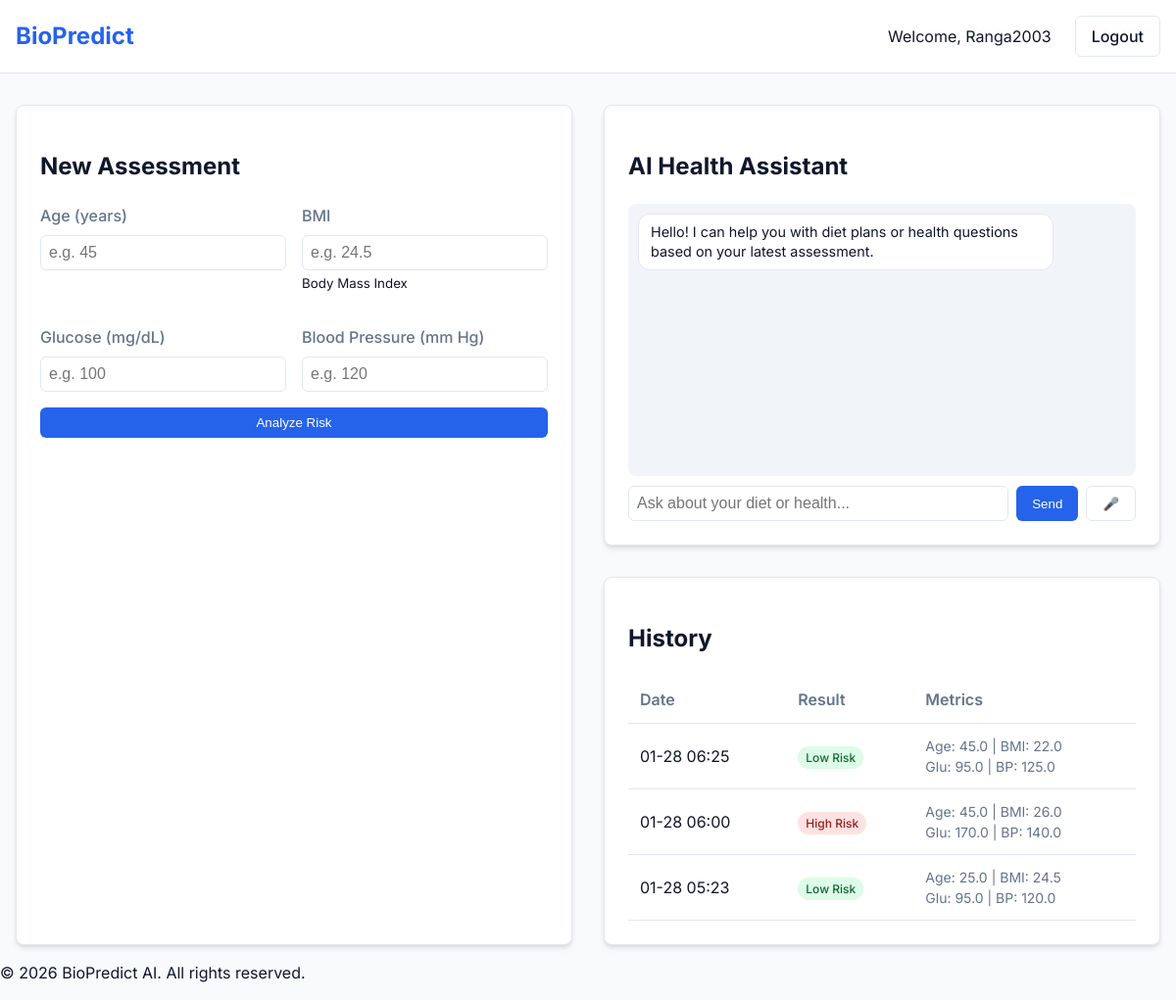
Page /dashboard (signed in) on the earlier database version.
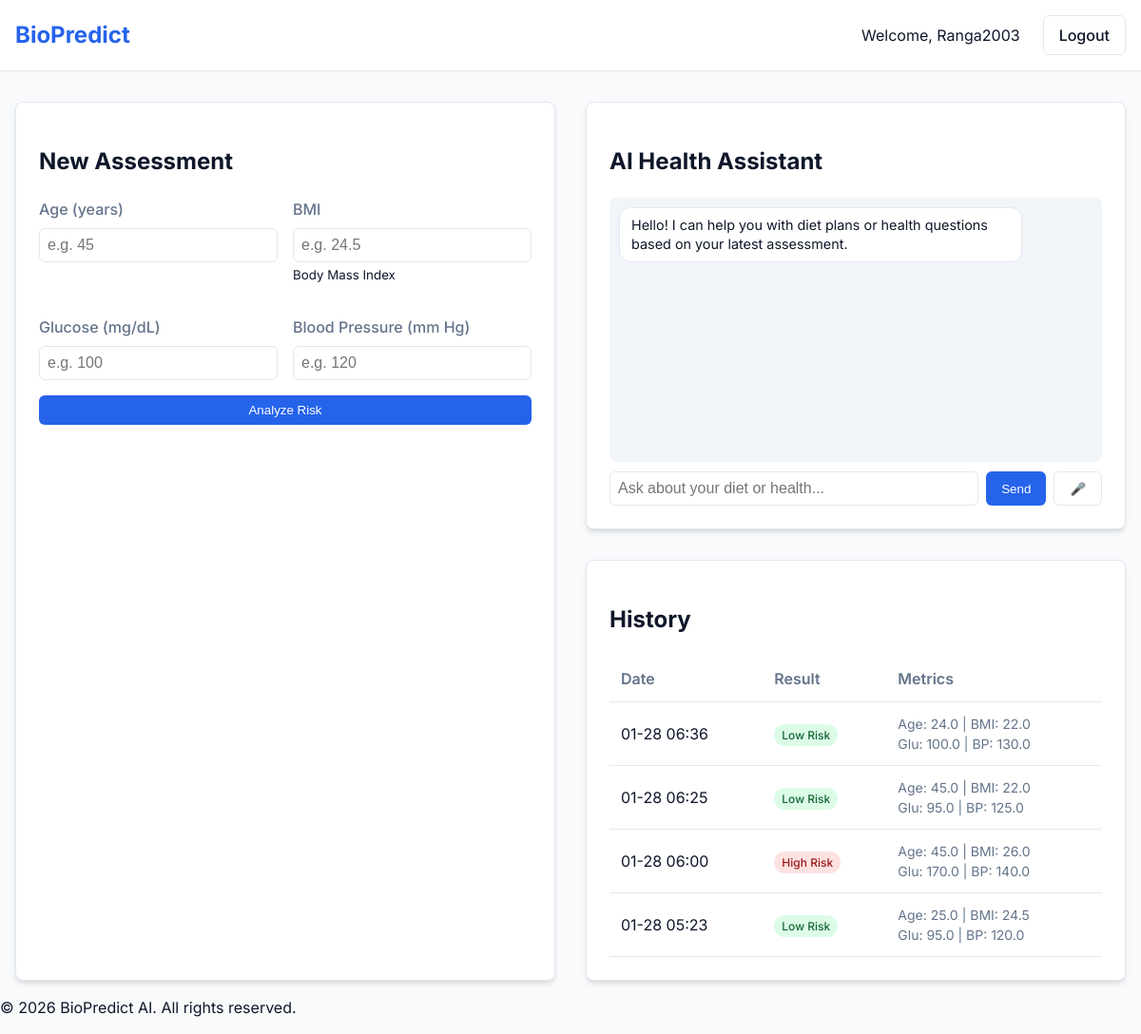
Same page on the later database version.
### app.py (models this page shows)
class Prediction(db.Model):
    id = db.Column(db.Integer, primary_key=True)
    user_id = db.Column(db.Integer, db.ForeignKey('user.id'), nullable=False)
    age = db.Column(db.Float, nullable=False)
    bmi = db.Column(db.Float, nullable=False)
    glucose = db.Column(db.Float, nullable=False)
    bp = db.Column(db.Float, nullable=False)
    result = db.Column(db.String(50), nullable=False)
    created_at = db.Column(db.DateTime, default=datetime.utcnow)

### app.py (the view, shortened to what this page needs)
@app.route('/dashboard', methods=['GET', 'POST'])
def dashboard():
    if 'user_id' not in session:
        return redirect(url_for('login'))
    prediction = None
    ai_advice = None
    history = Prediction.query.filter_by(user_id=session['user_id']).order_by(Prediction.created_at.desc()).all()
    return render_template('dashboard.html',
                         username=session['username'],
                         prediction=prediction,
                         ai_advice=ai_advice,
                         history=history)

### templates/dashboard.html (shortened to what this page needs)
{% extends "base.html" %}
{% block content %}
<div class="dashboard-grid">
    <div class="card prediction-card">
        <h2>New Assessment</h2>
        <form method="POST" action="/dashboard">
            <div class="form-grid">
                <div class="form-group">
                    <label for="age">Age (years)</label>
                    <input type="number" id="age" name="age" min="1" max="120" required placeholder="e.g. 45">
                </div>
                <div class="form-group">
                    <label for="bmi">BMI</label>
                    <input type="number" id="bmi" name="bmi" step="0.1" min="10" max="60" required placeholder="e.g. 24.5">
                    <small>Body Mass Index</small>
                </div>
                <div class="form-group">
                    <label for="glucose">Glucose (mg/dL)</label>
                    <input type="number" id="glucose" name="glucose" min="50" max="300" required placeholder="e.g. 100">
                </div>
                <div class="form-group">
                    <label for="bp">Blood Pressure (mm Hg)</label>
                    <input type="number" id="bp" name="bp" min="60" max="200" required placeholder="e.g. 120">
                </div>
            </div>
            <button type="submit" class="btn btn-primary btn-full">Analyze Risk</button>
        </form>
    </div>
    <div class="side-column">
        <div class="card chat-card">
            <h2>AI Health Assistant</h2>
            <div id="chat-messages" class="chat-box">
                <div class="message bot">Hello! I can help you with diet plans or health questions based on your latest assessment.</div>
            </div>
            <div class="chat-input-area">
                <input type="text" id="user-input" placeholder="Ask about your diet or health..." onkeypress="if(event.key === 'Enter') sendMessage()">
                <button onclick="sendMessage()" class="btn btn-primary">Send</button>
                <button onclick="startVoiceRecognition()" class="btn btn-outline" title="Voice Input">🎤</button>
            </div>
        </div>
        <div class="card history-card" style="margin-top: 2rem;">
            <h2>History</h2>
            {% if history %}
                <div class="table-container">
                    <table>
                        <thead>
                            <tr>
                                <th>Date</th>
                                <th>Result</th>
                                <th>Metrics</th>
                            </tr>
                        </thead>
                        <tbody>
                            {% for item in history %}
                            <tr>
                                <td>{{ item.created_at.strftime('%m-%d %H:%M') }}</td>
                                <td>
                                    <span class="badge {{ 'badge-danger' if item.result == 'High Risk' else 'badge-success' }}">
                                        {{ item.result }}
                                    </span>
                                </td>
                                <td class="small-text">
                                    Age: {{ item.age }} | BMI: {{ item.bmi }}<br>
                                    Glu: {{ item.glucose }} | BP: {{ item.bp }}
                                </td>
                            </tr>
                            {% endfor %}
                        </tbody>
                    </table>
                </div>
            {% else %}
                <p class="empty-state">No assessments yet.</p>
            {% endif %}
        </div>
    </div>
</div>
{% endblock %}

### templates/base.html (shortened to what this page needs)
<!DOCTYPE html>
<html lang="en">
<head>
    <link rel="stylesheet" href="{{ url_for('static', filename='css/style.css') }}">
</head>
<body>
    <nav class="navbar">
        <div class="container">
            <a href="/" class="logo">BioPredict</a>
            <div class="nav-links">
                {% if session.get('user_id') %}
                    <span>Welcome, {{ session.get('username') }}</span>
                    <a href="/logout" class="btn btn-outline">Logout</a>
                {% else %}
                    <a href="/login">Login</a>
                    <a href="/register" class="btn btn-primary">Sign Up</a>
                {% endif %}
            </div>
        </div>
    </nav>
    <main class="container">
        {% block content %}{% endblock %}
    </main>
    <footer class="footer">
        <p>&copy; 2026 BioPredict AI. All rights reserved.</p>
    </footer>
</body>
</html>

### static/css/style.css (style rules this page uses)
:root { --primary: #2563eb; --primary-dark: #1d4ed8; --secondary: #64748b; --success: #22c55e; --danger: #ef4444; --background: #f8fafc; --surface: #ffffff; --text: #0f172a; --text-light: #64748b; --border: #e2e8f0; --shadow: 0 4px 6px -1px rgb(0 0 0 / 0.1), 0 2px 4px -2px rgb(0 0 0 / 0.1); }
body { font-family: 'Inter', sans-serif; background-color: var(--background); color: var(--text); margin: 0; line-height: 1.5; }
.container { max-width: 1200px; margin: 0 auto; padding: 0 1rem; }
.navbar { background: var(--surface); border-bottom: 1px solid var(--border); padding: 1rem 0; margin-bottom: 2rem; }
.navbar .container { display: flex; justify-content: space-between; align-items: center; }
.logo { font-weight: 700; font-size: 1.5rem; color: var(--primary); text-decoration: none; }
.nav-links { display: flex; gap: 1.5rem; align-items: center; }
.nav-links a { text-decoration: none; color: var(--text); font-weight: 500; }
.btn { display: inline-block; padding: 0.5rem 1rem; border-radius: 0.375rem; font-weight: 500; text-decoration: none; cursor: pointer; border: none; transition: background-color 0.2s; }
.btn-primary { background-color: var(--primary); color: white; }
.btn-outline { border: 1px solid var(--border); background: transparent; }
.btn-full { width: 100%; }
.form-group { margin-bottom: 1rem; }
label { display: block; margin-bottom: 0.5rem; font-weight: 500; color: var(--text-light); }
input { width: 100%; padding: 0.5rem; border: 1px solid var(--border); border-radius: 0.375rem; font-size: 1rem; box-sizing: border-box; }
.dashboard-grid { display: grid; grid-template-columns: 1fr 1fr; gap: 2rem; }
.card { background: var(--surface); padding: 1.5rem; border-radius: 0.5rem; box-shadow: var(--shadow); border: 1px solid var(--border); }
.form-grid { display: grid; grid-template-columns: 1fr 1fr; gap: 1rem; }
.table-container { overflow-x: auto; }
table { width: 100%; border-collapse: collapse; }
th, td { text-align: left; padding: 0.75rem; border-bottom: 1px solid var(--border); }
th { font-weight: 600; color: var(--text-light); }
.badge { padding: 0.25rem 0.5rem; border-radius: 9999px; font-size: 0.75rem; font-weight: 500; }
.badge-success { background-color: #dcfce7; color: #166534; }
.badge-danger { background-color: #fee2e2; color: #991b1b; }
.small-text { font-size: 0.875rem; color: var(--text-light); }

### templates/dashboard.html (style rules this page uses)
.side-column { display: flex; flex-direction: column; }
.chat-card { display: flex; flex-direction: column; height: 400px; }
.chat-box { flex-grow: 1; overflow-y: auto; padding: 10px; background: #f1f5f9; border-radius: 8px; margin-bottom: 10px; display: flex; flex-direction: column; gap: 10px; }
.message { padding: 8px 12px; border-radius: 12px; max-width: 80%; font-size: 0.9rem; line-height: 1.4; }
.message.bot { align-self: flex-start; background: white; border: 1px solid #e2e8f0; }
.chat-input-area { display: flex; gap: 8px; }

Differences in the rows shown:
added Prediction: created_at "01-28 06:36", result "Low Risk", age "24.0", bmi "22.0", glucose "100.0", bp "130.0"
